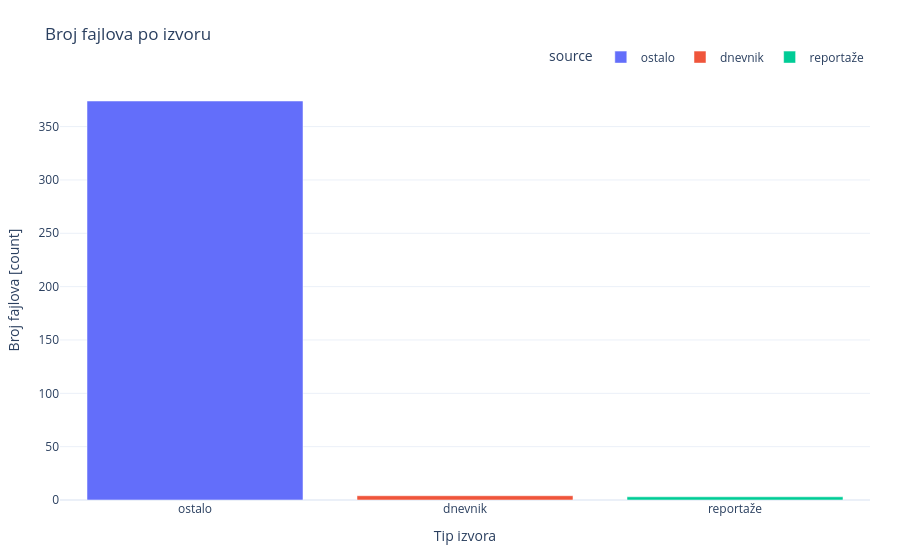
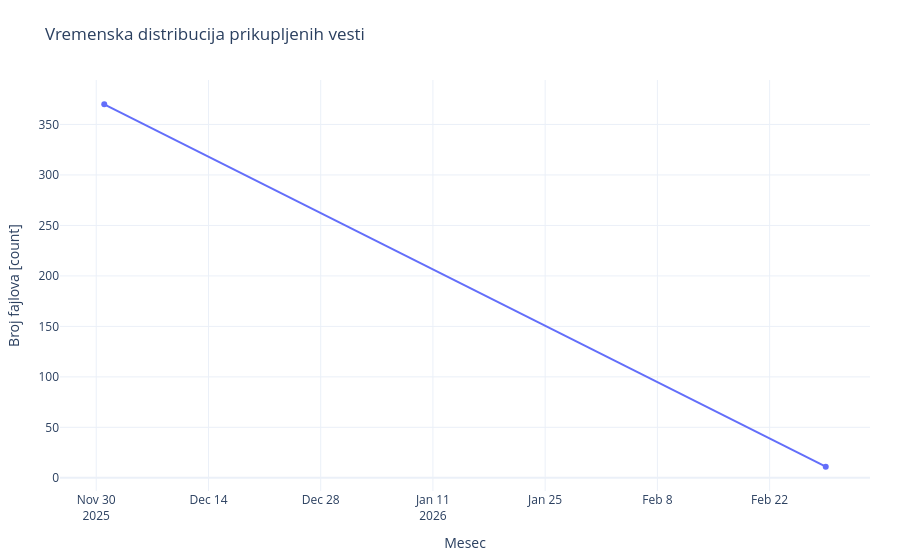
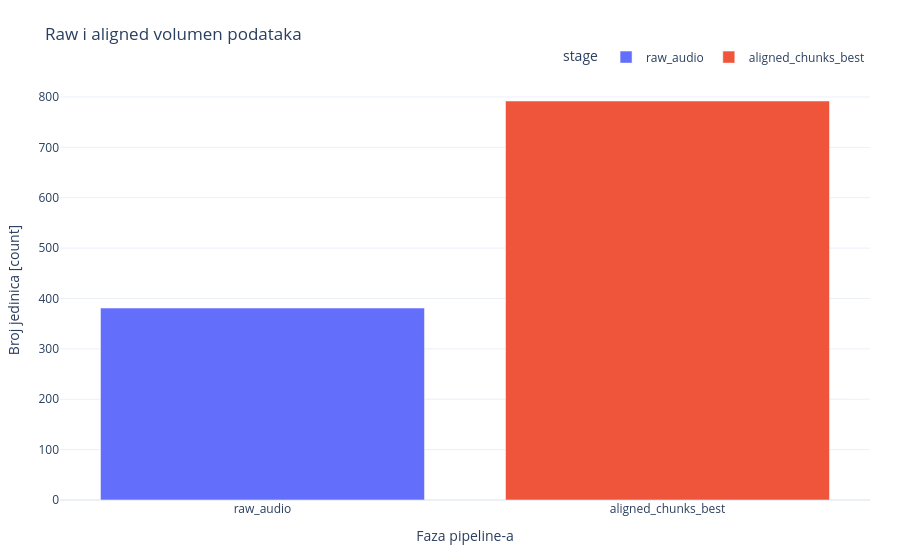

Here is the notebook cell these charts were saved with, in order:
### Code cell
plot_data_acquisition(raw_df=raw_df, raw_total=raw_total, best_aligned=best_aligned)

### Figure 1 — Plotly figure (JSON) as saved in the notebook; plotly's stock layout.template omitted (floating-point values rounded to 4 significant figures)
{"data": [{"hovertemplate": "source=%{x}<br>count=%{y}<extra></extra>", "legendgroup": "ostalo", "marker": {"color": "#636efa", "pattern": {"shape": ""}}, "name": "ostalo", "orientation": "v", "showlegend": true, "textposition": "auto", "type": "bar", "x": ["ostalo"], "xaxis": "x", "y": [374], "yaxis": "y"}, {"hovertemplate": "source=%{x}<br>count=%{y}<extra></extra>", "legendgroup": "dnevnik", "marker": {"color": "#EF553B", "pattern": {"shape": ""}}, "name": "dnevnik", "orientation": "v", "showlegend": true, "textposition": "auto", "type": "bar", "x": ["dnevnik"], "xaxis": "x", "y": [4], "yaxis": "y"}, {"hovertemplate": "source=%{x}<br>count=%{y}<extra></extra>", "legendgroup": "reportaže", "marker": {"color": "#00cc96", "pattern": {"shape": ""}}, "name": "reportaže", "orientation": "v", "showlegend": true, "textposition": "auto", "type": "bar", "x": ["reportaže"], "xaxis": "x", "y": [3], "yaxis": "y"}], "layout": {"barmode": "relative", "colorway": ["#1D3557", "#457B9D", "#2A9D8F", "#E9C46A", "#E76F51", "#A8DADC"], "legend": {"bgcolor": "rgba(255,255,255,0.7)", "orientation": "h", "title": {"text": "source"}, "tracegroupgap": 0, "x": 1.0, "xanchor": "right", "y": 1.02, "yanchor": "bottom"}, "margin": {"b": 60, "l": 60, "r": 30, "t": 80}, "title": {"text": "Broj fajlova po izvoru"}, "xaxis": {"anchor": "y", "categoryarray": ["ostalo", "dnevnik", "reportaže"], "categoryorder": "array", "domain": [0.0, 1.0], "title": {"text": "Tip izvora"}}, "yaxis": {"anchor": "x", "domain": [0.0, 1.0], "title": {"text": "Broj fajlova [count]"}}}}

### Figure 2 — Plotly figure (JSON) as saved in the notebook; plotly's stock layout.template omitted (floating-point values rounded to 4 significant figures)
{"data": [{"hovertemplate": "month=%{x}<br>count=%{y}<extra></extra>", "legendgroup": "", "line": {"color": "#636efa", "dash": "solid"}, "marker": {"symbol": "circle"}, "mode": "lines+markers", "name": "", "orientation": "v", "showlegend": false, "type": "scatter", "x": ["2025-12", "2026-03"], "xaxis": "x", "y": [370, 11], "yaxis": "y"}], "layout": {"colorway": ["#1D3557", "#457B9D", "#2A9D8F", "#E9C46A", "#E76F51", "#A8DADC"], "legend": {"bgcolor": "rgba(255,255,255,0.7)", "orientation": "h", "tracegroupgap": 0, "x": 1.0, "xanchor": "right", "y": 1.02, "yanchor": "bottom"}, "margin": {"b": 60, "l": 60, "r": 30, "t": 80}, "title": {"text": "Vremenska distribucija prikupljenih vesti"}, "xaxis": {"anchor": "y", "domain": [0.0, 1.0], "title": {"text": "Mesec"}}, "yaxis": {"anchor": "x", "domain": [0.0, 1.0], "title": {"text": "Broj fajlova [count]"}}}}

### Figure 3 — Plotly figure (JSON) as saved in the notebook; plotly's stock layout.template omitted (floating-point values rounded to 4 significant figures)
{"data": [{"hovertemplate": "stage=%{x}<br>count=%{y}<extra></extra>", "legendgroup": "raw_audio", "marker": {"color": "#636efa", "pattern": {"shape": ""}}, "name": "raw_audio", "orientation": "v", "showlegend": true, "textposition": "auto", "type": "bar", "x": ["raw_audio"], "xaxis": "x", "y": [381], "yaxis": "y"}, {"hovertemplate": "stage=%{x}<br>count=%{y}<extra></extra>", "legendgroup": "aligned_chunks_best", "marker": {"color": "#EF553B", "pattern": {"shape": ""}}, "name": "aligned_chunks_best", "orientation": "v", "showlegend": true, "textposition": "auto", "type": "bar", "x": ["aligned_chunks_best"], "xaxis": "x", "y": [792], "yaxis": "y"}], "layout": {"barmode": "relative", "colorway": ["#1D3557", "#457B9D", "#2A9D8F", "#E9C46A", "#E76F51", "#A8DADC"], "legend": {"bgcolor": "rgba(255,255,255,0.7)", "orientation": "h", "title": {"text": "stage"}, "tracegroupgap": 0, "x": 1.0, "xanchor": "right", "y": 1.02, "yanchor": "bottom"}, "margin": {"b": 60, "l": 60, "r": 30, "t": 80}, "title": {"text": "Raw i aligned volumen podataka"}, "xaxis": {"anchor": "y", "categoryarray": ["raw_audio", "aligned_chunks_best"], "categoryorder": "array", "domain": [0.0, 1.0], "title": {"text": "Faza pipeline-a"}}, "yaxis": {"anchor": "x", "domain": [0.0, 1.0], "title": {"text": "Broj jedinica [count]"}}}}
